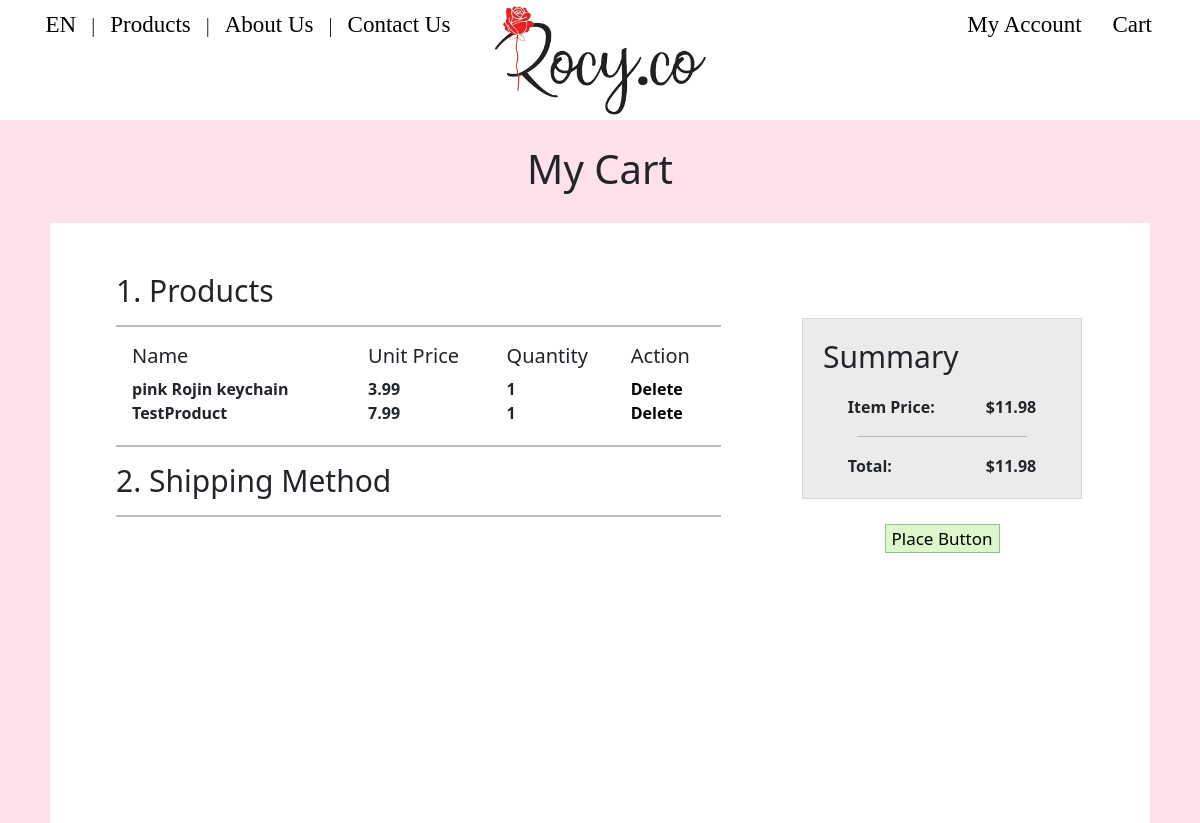
The app's page /Cart/index (signed in), older data.
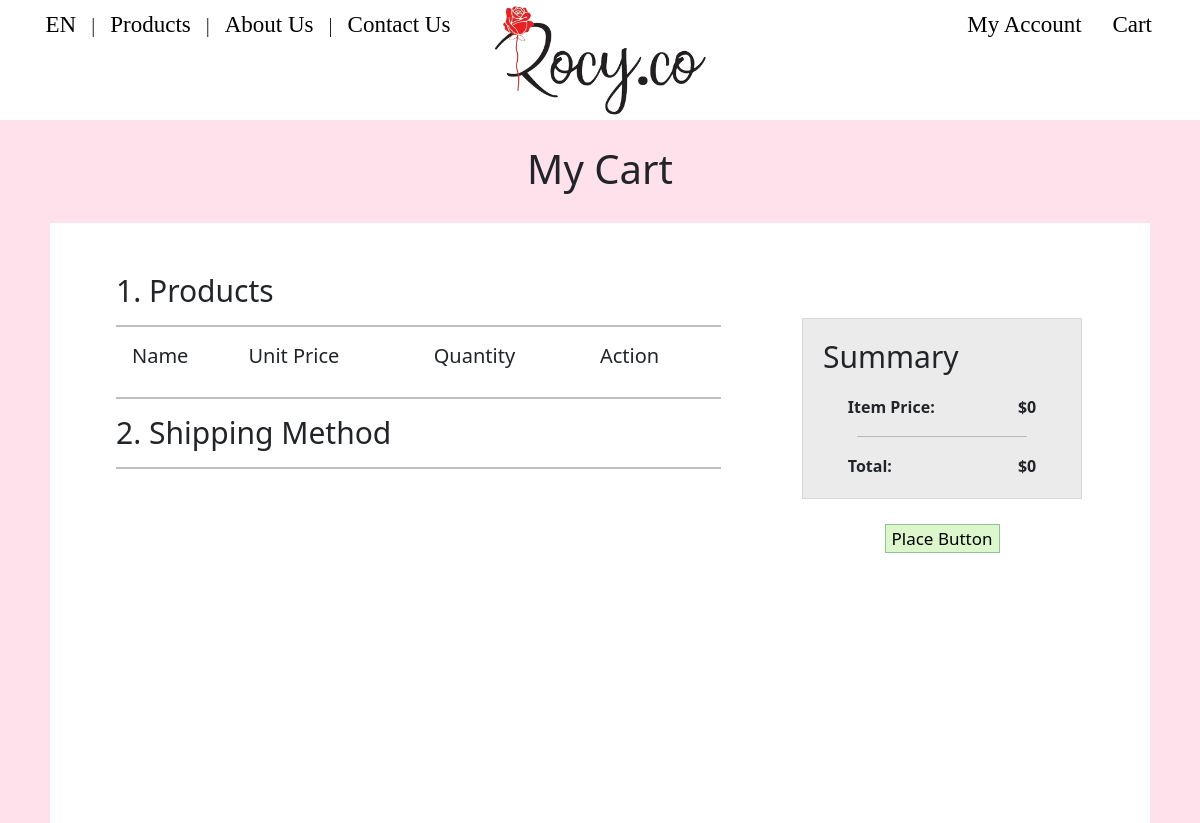
The same page, newer data.
### tables this page shows
CREATE TABLE IF NOT EXISTS `detail` (
  `detail_id` int(5) NOT NULL AUTO_INCREMENT,
  `order_id` int(5) NOT NULL,
  `product_id` int(5) NOT NULL,
  `unit_price` float NOT NULL,
  `quantity` int(3) NOT NULL,
  PRIMARY KEY (`detail_id`),
  KEY `order_id_detail_to_order` (`order_id`),
  KEY `product_id_detail_to_product` (`product_id`)
);

CREATE TABLE IF NOT EXISTS `product` (
  `product_id` int(5) NOT NULL AUTO_INCREMENT,
  `category_id` int(2) NOT NULL,
  `product_name` varchar(100) NOT NULL,
  `image` varchar(72) NOT NULL,
  `sellingPrice` float NOT NULL,
  `description` varchar(128) NOT NULL,
  `quantity` int(3) NOT NULL,
  PRIMARY KEY (`product_id`),
  KEY `category_id_product_to_category` (`category_id`)
);

CREATE TABLE IF NOT EXISTS `order` (
  `order_id` int(5) NOT NULL AUTO_INCREMENT,
  `user_id` int(4) NOT NULL,
  `order_date` date NOT NULL DEFAULT current_timestamp(),
  `status` enum('cart','ordered','finished') DEFAULT NULL,
  `total_price` float NOT NULL,
  `isDelivery` tinyint(1) NOT NULL,
  PRIMARY KEY (`order_id`)
);

### app/core/Controller.php (called while the page is built, shortened)
<?php
class Controller{
	function view($name, $data = []){
		include('app/views/' . $name . '.php');
	}
}

### app/controllers/Cart.php (called while the page is built, shortened)
<?php
class Cart extends \app\core\Controller{
    function index(){
		$cart = new \app\models\Order();
		$cart->user_id = $_SESSION['user_id'];
		$cart = $cart->getCartByUser();
		$detail = new \app\models\OrderDetail();
		$detail = $detail->getProductsByOrderId($cart->order_id);
		$address = new \app\models\Profile();
		$address->user_id = $_SESSION['user_id'];
		$address = $address->getShippingInfo();
		$data = ['cart'=>$cart, 'detail'=>$detail, 'address'=>$address];
		$this->view('Cart/index', $data);
	}
}

### app/core/App.php (called while the page is built, shortened)
<?php
class App{
	function __construct(){
		$request = $this->parseUrl($_GET['url'] ?? '');
		$method = 'index';
		if(file_exists('app/controllers/' . $request[0] . '.php'))
		{
			unset($request[0]);
		}
		$controller = new $controller;
		if(isset($request[1]) && method_exists($controller, $request[1])){
			$method = $request[1];
			unset($request[1]);
		}
		$params = array_values($request);
		call_user_func_array([$controller, $method], $params);
	}
	function parseUrl($url){
		return explode('/', trim($url, '/'));
	}
}

### index.php (called while the page is built, shortened)
<?php
new app\core\App;

### app/models/OrderDetail.php (called while the page is built, shortened)
<?php
class OrderDetail extends \app\core\Model{
    public function getProductsByOrderId($order_id){
        $SQL = "SELECT d.*, p.product_name, p.sellingPrice
                FROM detail d JOIN product p
                ON d.product_id = p.product_id
                WHERE order_id=:order_id";
        $STH = self::$connection->prepare($SQL);
        $data = ['order_id'=>$order_id];
        $STH->execute($data);
        $STH->setFetchMode(\PDO::FETCH_CLASS, 'app\\models\\OrderDetail');
        return $STH->fetchAll();
    }
}

### app/models/Order.php (called while the page is built, shortened)
<?php
class Order extends \app\core\Model{
	public $user_id;
	public function getCartByUser() {
		$SQL = "SELECT * FROM `order` WHERE user_id=:user_id AND status = 'cart'";
		$STH = self::$connection->prepare($SQL);
		$data = ['user_id'=>$this->user_id];
		$STH->execute($data);
		$STH->setFetchMode(\PDO::FETCH_CLASS, 'app\\models\\Order');
		return $STH->fetch();
	}
}

### app/views/Cart/index.php (the view, shortened to what this page needs)
<link rel="stylesheet" type="text/css" href="/resources/styles/pageContent.css">
<link rel="stylesheet" type="text/css" href="/resources/styles/cart.css">
<?php $this->view('shared/navBar');
    $cart = $data['cart'];
    $detail = $data['detail'];
?>
<h1 class='pageTitle'>My Cart</h1>
<div class='content'>
        <div class='left'>
            <div class='top'>
                <h3 onclick="toggleVisible('#products')">1. Products<hr></h3>
                <div id='products'>
                    <table style="width:100%">
                        <tr>
                            <th><h5>Name</h5></th>
                            <th><h5>Unit Price</h5></th>
                            <th><h5>Quantity</h5></th>
                            <th><h5 style="width: 100%; text-allign:center">Action</h5></th>
                        </tr>
                        <?php
                            foreach ($detail as $product) {
                                echo "
                                    <tr>
                                        <th>$product->product_name</th>
                                        <th>$product->sellingPrice</th>
                                        <th>$product->quantity</th>
                                        <th>
                                            <a href='/Cart/delete/$product->product_id'>Delete</a>
                                        </th>
                                    </tr>
                                ";
                            }
                        ?>
                    </table>
                </div>
            </div>
            <div class='bottom'>
                <h3 onclick="toggleVisible('#shipMethod')"><hr>2. Shipping Method<hr></h3>
            </div>
        </div>
        <div class='right'>
            <div class='Summary'>
                <h3>Summary</h3>
                <table>
                    <tr>
                        <th><label>Item Price:</label></th>
                        <th class='price'><label>$<?=$cart->total_price?></label></th>
                    </tr>
                    <tr>
                        <th colspan='2'>
                            <hr>
                        </th>
                    </tr>
                    <tr>
                        <th><label>Total:</label></th>
                        <th class='price'><label>$<?=$cart->total_price?></label></th>
                    </tr>
                </table>
            </div>
            <div id='submitBdiv'>
                <button id='submitB' onclick='placeOrder()'>Place Button</button>
            </div>
        </div>
</div>

Row changes from the older to the newer data that the page shows:
no longer on this page (row unchanged): detail: product.product_name "pink Rojin keychain", product.sellingPrice "3.99", quantity "1"
no longer on this page (row unchanged): detail: product.product_name "TestProduct", product.sellingPrice "7.99", quantity "1"
no longer on this page (row edited): order: total_price "11.98"
added order: total_price "0"
